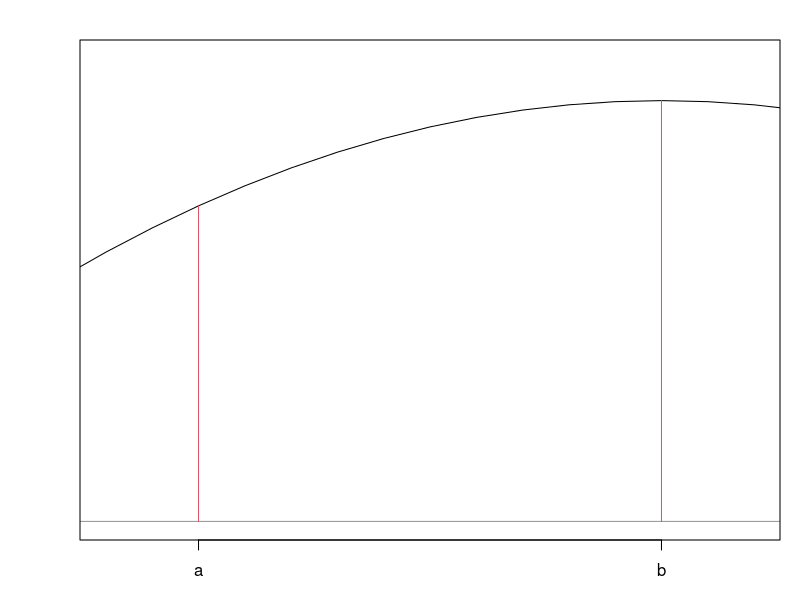
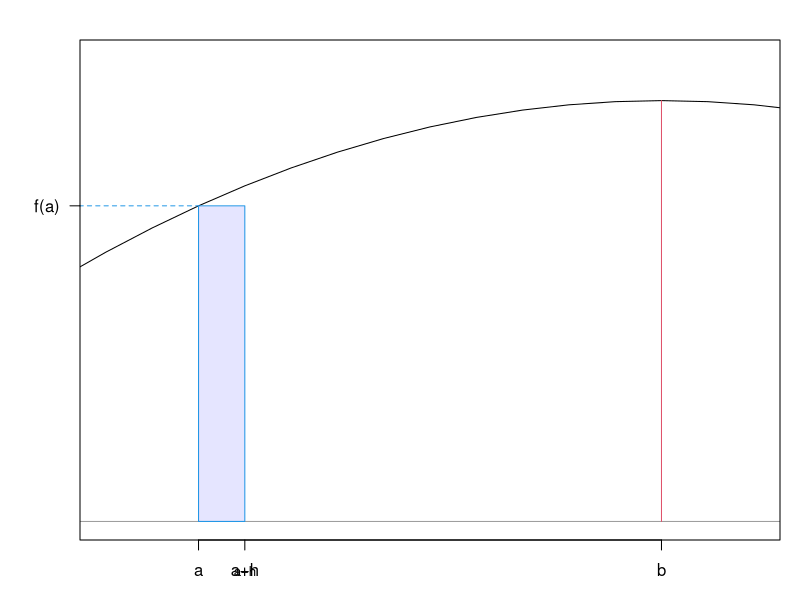
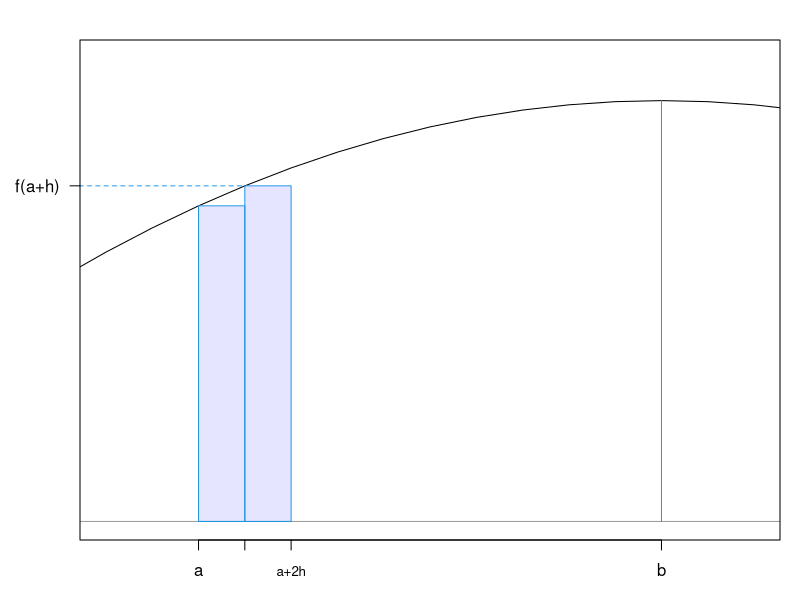
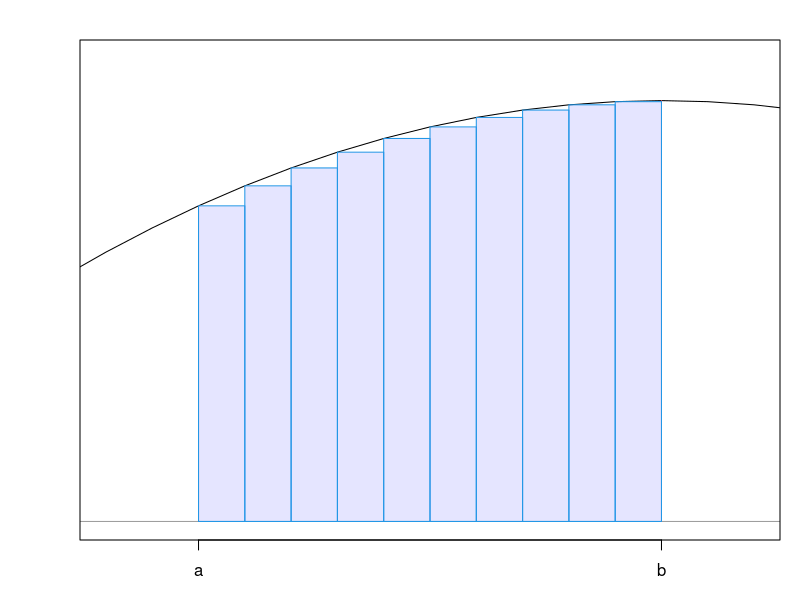
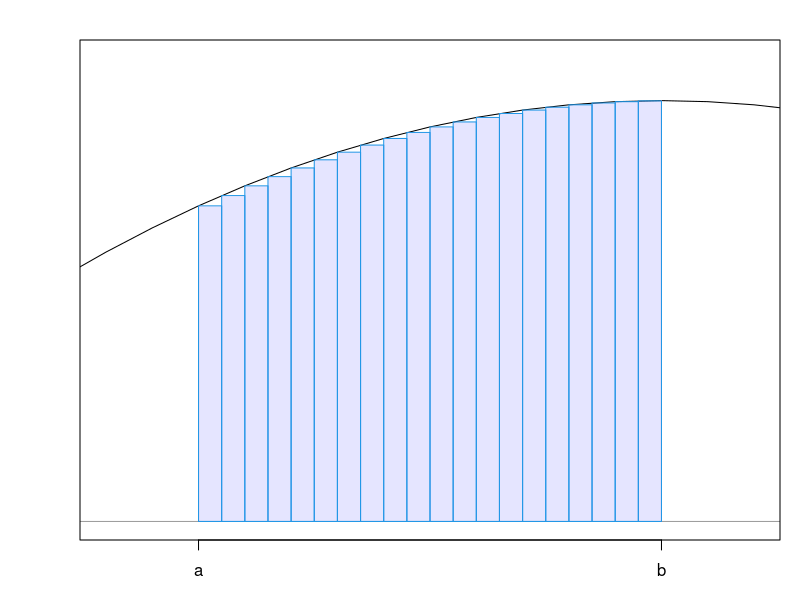
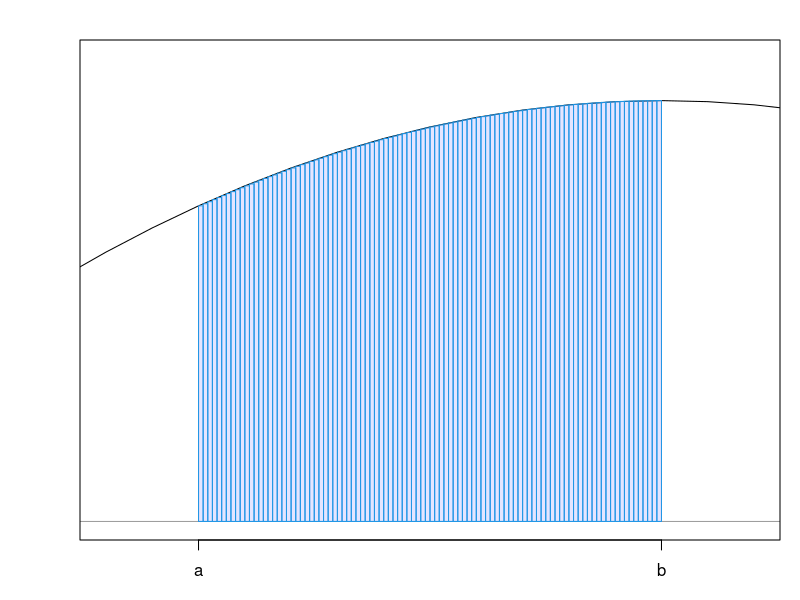

Generate these figures, in order, with R:


x <- seq(-1.5, 1, by = 0.1)
f <- function(x){
  y <- -0.5 * x^2 + 2
  y
}
y <- f(x)

# Set-up
cairo_pdf("fig3_1.pdf", height = 4, width = 4)
par(mar = c(3, 4, 2, 1))
plot(y ~ x, type = "l", xlim = c(-1.2, 0.2), ylim = c(0, 2.2), xlab = "", ylab = "", axes = FALSE)
axis(1, at = c(-1, 0), labels = c("a", "b"), cex.lab = 0.8)
abline(h = 0, col = 8)
abline(h = 0, col = 8)
segments(-1, 0, -1, f(-1), col = 2)
segments(0, 0, 0, f(0), col = 2)
box()
dev.off()

# First rectangle
cairo_pdf("fig3_2.pdf", height = 4, width = 4)
par(mar = c(3, 4, 2, 1))
plot(y ~ x, type = "l", xlim = c(-1.2, 0.2), ylim = c(0, 2.2), xlab = "", ylab = "", axes = FALSE)
axis(1, at = c(-1, -0.9, 0), labels = c("a", "a+h", "b"), cex.lab = 0.8)
mtext("a+h", side = 1, line = 1, at = -0.9, cex = 0.8)
axis(2, at = c(f(-1)), labels = c("f(a)"), las = 2, cex.lab = 0.8)
abline(h = 0, col = 8)
segments(-1, 0, -1, f(-1), col = 2)
segments(0, 0, 0, f(0), col = 2)
segments(-1.6, f(-1), -1, f(-1), col = 4, lty = 2)
polygon(x = c(-1, -0.9, -0.9, -1), y = c(0, 0, f(-1), f(-1)), border = 4,
        col = rgb(0, 0, 1, alpha = 0.1))
box()
dev.off()

# Add second rectangle
cairo_pdf("fig3_3.pdf", height = 4, width = 4)
par(mar = c(3, 4, 2, 1))
plot(y ~ x, type = "l", xlim = c(-1.2, 0.2), ylim = c(0, 2.2), xlab = "", ylab = "", axes = FALSE)
axis(1, at = c(-1, -0.9, -0.8, 0), labels = c("a", "", "", "b"), cex.lab = 0.8)
mtext("a+2h", side = 1, line = 1, at = -0.8, cex = 0.8)
axis(2, at = c(f(-0.9)), labels = c("f(a+h)"), las = 2, cex.lab = 0.8)
abline(h = 0, col = 8)
segments(-1, 0, -1, f(-1), col = 2)
segments(0, 0, 0, f(0), col = 2)
segments(-1.6, f(-0.9), -0.9, f(-0.9), col = 4, lty = 2)
polygon(x = c(-1, -0.9, -0.9, -1), y = c(0, 0, f(-1), f(-1)), border = 4,
        col = rgb(0, 0, 1, alpha = 0.1))
polygon(x = c(-0.9, -0.8, -0.8, -0.9), y = c(0, 0, f(-0.9), f(-0.9)), border = 4,
        col = rgb(0, 0, 1, alpha = 0.1))
box()
dev.off()

# h = 0.1
cairo_pdf("fig3_4.pdf", height = 4, width = 4)
par(mar = c(3, 4, 2, 1))
plot(y ~ x, type = "l", xlim = c(-1.2, 0.2), ylim = c(0, 2.2), xlab = "", ylab = "", axes = FALSE)
axis(1, at = c(-1, 0), labels = c("a", "b"))
abline(h = 0, col = 8)
segments(-1, 0, -1, f(-1), col = 2)
segments(0, 0, 0, f(0), col = 2)
for (i in 0:9){
  x.vals <- c(-1 + 0.1 * i, -1 + 0.1 * (i + 1))
  y.val <- f(-1 + 0.1 * i)
  polygon(x = c(x.vals, rev(x.vals)), y = c(0, 0, y.val, y.val), border = 4,
          col = rgb(0, 0, 1, alpha = 0.1))
}
box()
dev.off()

# h = 0.05
cairo_pdf("fig3_5.pdf", height = 4, width = 4)
par(mar = c(3, 4, 2, 1))
plot(y ~ x, type = "l",xlim = c(-1.2, 0.2),  ylim = c(0, 2.2), xlab = "", ylab = "", axes = FALSE)
axis(1, at = c(-1, 0), labels = c("a", "b"))
abline(h = 0, col = 8)
segments(-1, 0, -1, f(-1), col = 2)
segments(0, 0, 0, f(0), col = 2)
for (i in 0:19){
  x.vals <- c(-1 + 0.05 * i, -1 + 0.05 * (i + 1))
  y.val <- f(-1 + 0.05 * i)
  polygon(x = c(x.vals, rev(x.vals)), y = c(0, 0, y.val, y.val), border = 4,
          col = rgb(0, 0, 1, alpha = 0.1))
}
box()
dev.off()

# h = 0.01
cairo_pdf("fig3_6.pdf", height = 4, width = 4)
par(mar = c(3, 4, 2, 1))
plot(y ~ x, type = "l", xlim = c(-1.2, 0.2), ylim = c(0, 2.2), xlab = "", ylab = "", axes = FALSE)
axis(1, at = c(-1, 0), labels = c("a", "b"))
abline(h = 0, col = 8)
segments(-1, 0, -1, f(-1), col = 2)
segments(0, 0, 0, f(0), col = 2)
for (i in 0:99){
  x.vals <- c(-1 + 0.01 * i, -1 + 0.01 * (i + 1))
  y.val <- f(-1 + 0.01 * i)
  polygon(x = c(x.vals, rev(x.vals)), y = c(0, 0, y.val, y.val), border = 4,
          col = rgb(0, 0, 1, alpha = 0.1))
}
box()
dev.off()
